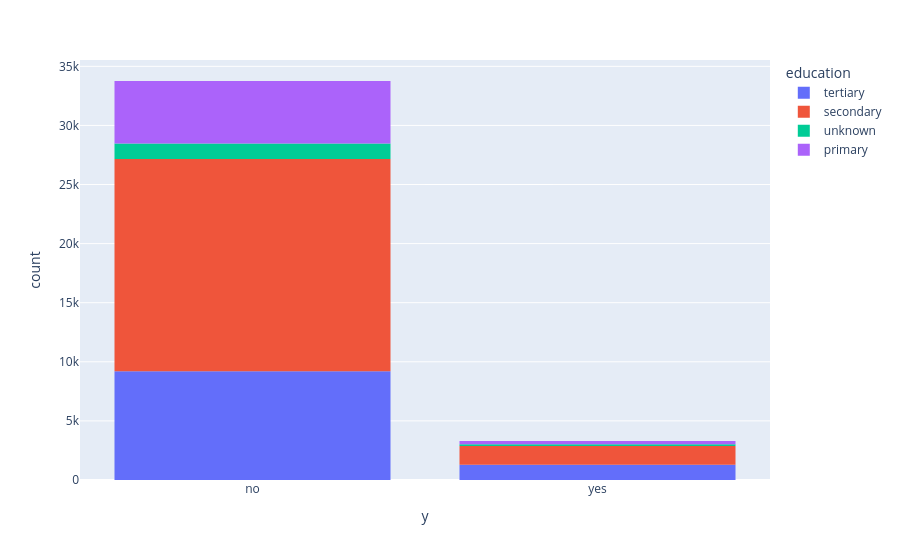

Here is the notebook cell this chart was saved with:
### Markdown cell above
Q9: What are the key customer segments based on demographic (education) with subscription?

### Code cell
fig = px.histogram(data, x="y",color = 'education')
fig.show()

### Figure 1 — Plotly figure (JSON) as saved in the notebook; plotly's stock layout.template omitted (floating-point values rounded to 4 significant figures; data arrays with more than 128 entries replaced by an {"elided": "..."} marker saying what was removed)
{"data": [{"alignmentgroup": "True", "bingroup": "x", "hovertemplate": "education=tertiary<br>y=%{x}<br>count=%{y}<extra></extra>", "legendgroup": "tertiary", "marker": {"color": "#636efa", "pattern": {"shape": ""}}, "name": "tertiary", "offsetgroup": "tertiary", "orientation": "v", "showlegend": true, "type": "histogram", "x": {"elided": "10495 str values"}, "xaxis": "x", "yaxis": "y"}, {"alignmentgroup": "True", "bingroup": "x", "hovertemplate": "education=secondary<br>y=%{x}<br>count=%{y}<extra></extra>", "legendgroup": "secondary", "marker": {"color": "#EF553B", "pattern": {"shape": ""}}, "name": "secondary", "offsetgroup": "secondary", "orientation": "v", "showlegend": true, "type": "histogram", "x": {"elided": "19528 str values"}, "xaxis": "x", "yaxis": "y"}, {"alignmentgroup": "True", "bingroup": "x", "hovertemplate": "education=unknown<br>y=%{x}<br>count=%{y}<extra></extra>", "legendgroup": "unknown", "marker": {"color": "#00cc96", "pattern": {"shape": ""}}, "name": "unknown", "offsetgroup": "unknown", "orientation": "v", "showlegend": true, "type": "histogram", "x": {"elided": "1479 str values"}, "xaxis": "x", "yaxis": "y"}, {"alignmentgroup": "True", "bingroup": "x", "hovertemplate": "education=primary<br>y=%{x}<br>count=%{y}<extra></extra>", "legendgroup": "primary", "marker": {"color": "#ab63fa", "pattern": {"shape": ""}}, "name": "primary", "offsetgroup": "primary", "orientation": "v", "showlegend": true, "type": "histogram", "x": {"elided": "5556 str values"}, "xaxis": "x", "yaxis": "y"}], "layout": {"barmode": "relative", "legend": {"title": {"text": "education"}, "tracegroupgap": 0}, "margin": {"t": 60}, "xaxis": {"anchor": "y", "domain": [0, 1], "title": {"text": "y"}}, "yaxis": {"anchor": "x", "domain": [0, 1], "title": {"text": "count"}}}}
